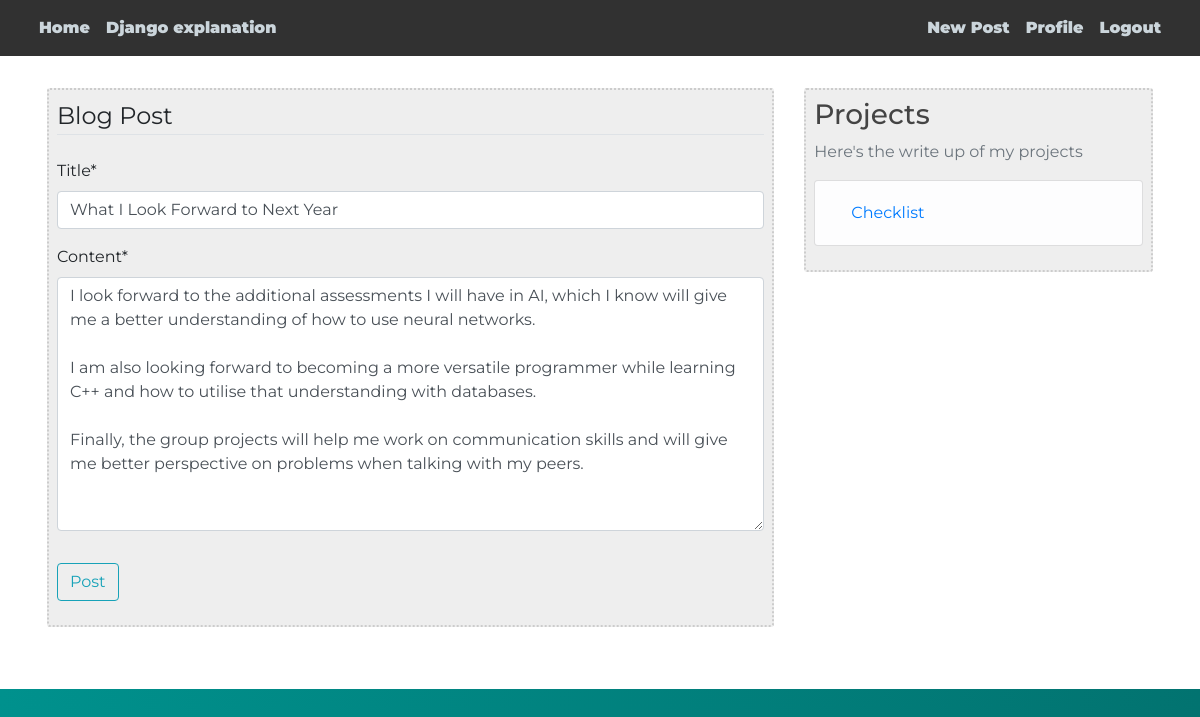
Screenshot of /post/10/update/ (signed in) with the database file from the repository.
### blog/models.py (models this page shows, shortened)
class Post(models.Model):
    title = models.CharField(max_length=100)
    content = models.TextField()
    date = models.DateTimeField(default=timezone.now)
    author = models.ForeignKey(User, on_delete=models.CASCADE)

### blog/views.py (the view, shortened to what this page needs)
# urls.py: path('post/<int:pk>/update/', PostUpdateView.as_view(), name='post-update'),
class PostUpdateView(LoginRequiredMixin, UserPassesTestMixin, UpdateView):
    model = Post
    fields = ['title', 'content']
    def test_func(self):
        post = self.get_object()
        return self.request.user == post.author

### blog/templates/blog/post_form.html (shortened to what this page needs)
{% extends "blog/base.html" %}
{% load crispy_forms_tags %}
{% block content %}
    <div class="content-section">
        <form method="POST">
            <fieldset class="form-group">
                <legend class="border-bottom mb-4">Blog Post</legend>
                {{ form|crispy }}
            </fieldset>
            <div class="form-group">
                <button class="btn btn-outline-info" type="submit">Post</button>
            </div>
        </form>
    </div>
{% endblock content %}

### blog/static/blog/main.css (style rules this page uses)
body { background: linear-gradient(to left, #027370,#00918d ); margin-top: 56px; font-family: 'Montserrat', sans-serif; padding-bottom: 1rem; }
.content-section { background: #eeeeee; padding: 8px 8px; border: 2px dotted #cccccc; border-radius: 3px; margin-bottom: 30px; }

### rows the page displays
Post: title "What I Look Forward to Next Year", content "I look forward to the additional assessments I will have in AI, which I know will give me a better understanding of how to use neural networks. I am also looking forward to becoming a more versatile programmer while learning C++ and how to utilise that understanding with databases. Finally, the group projects will help me work on communication skills and will give me better perspective on problems when talking with my peers."
